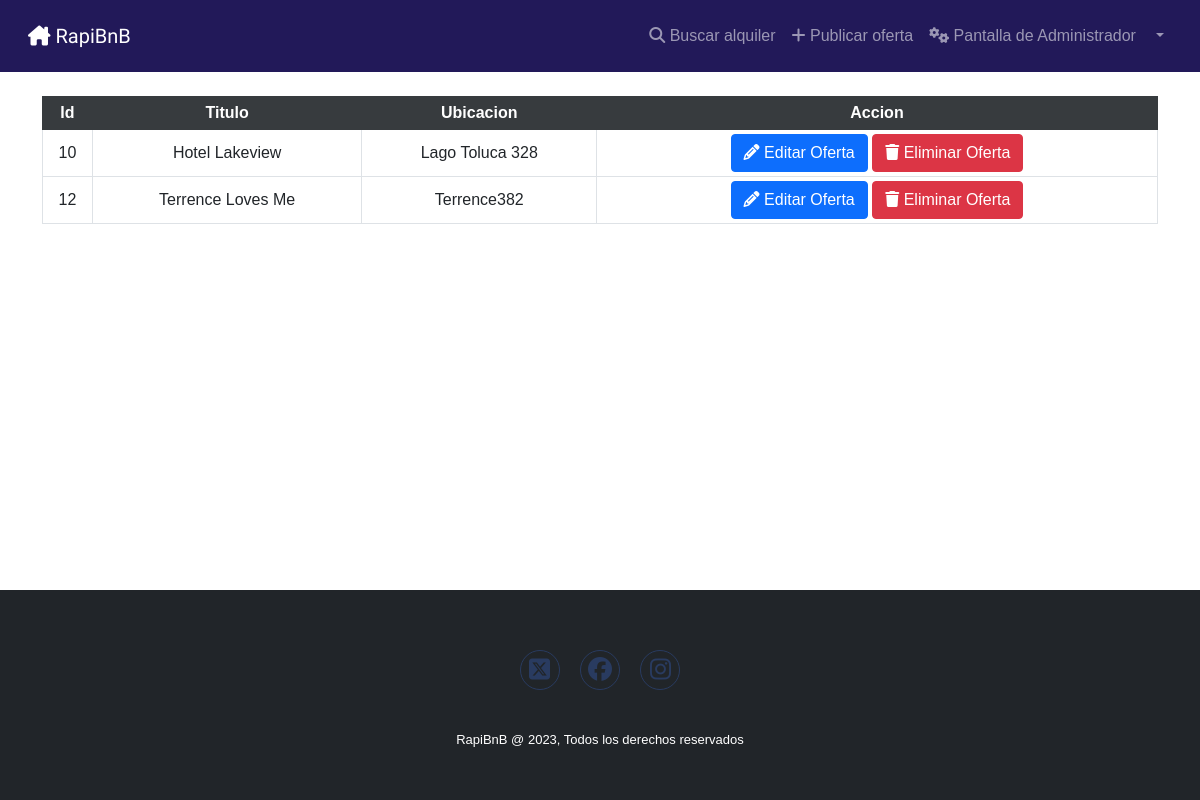
The app's page /ofertas_usuario.php?id_usuario=11 (signed in) with its own data.
### tables this page shows
CREATE TABLE `publicacion` (
  `id` int(11) NOT NULL,
  `id_usuario` int(11) NOT NULL,
  `titulo` varchar(250) NOT NULL,
  `descripcion` varchar(250) NOT NULL,
  `ubicacion` varchar(250) NOT NULL,
  `etiqueta` text NOT NULL,
  `fotos` text NOT NULL,
  `servicio` text NOT NULL,
  `estado` tinyint(1) NOT NULL DEFAULT 0,
  `costo` decimal(10,2) NOT NULL,
  `tiempo_minimo` int(11) NOT NULL,
  `tiempo_maximo` int(11) NOT NULL,
  `cupo` int(11) NOT NULL,
  `fecha_pub_inicio` date DEFAULT NULL,
  `fecha_pub_fin` date DEFAULT NULL,
  `fecha_subida` date NOT NULL DEFAULT current_timestamp()
);

### ofertas_usuario.php (the view, shortened to what this page needs)
<?php
    include('./BD/conexion.php');
    if (isset($_GET['id_usuario'])) {
        $user_id = $_GET['id_usuario'];
        $query = "SELECT id, titulo, ubicacion , estado FROM publicacion WHERE id_usuario = ?";
        $stmt = mysqli_prepare($conexion, $query);
        if ($stmt) {
            mysqli_stmt_bind_param($stmt, "i", $user_id);
            mysqli_stmt_execute($stmt);
            $result = mysqli_stmt_get_result($stmt);
        }
    } else {
        header("Location: index_administrador.php");
        exit();
    }
?>
<!DOCTYPE html>
<html lang="es">
<head>
    <link href="https://cdn.jsdelivr.net/npm/bootstrap@5.0.2/dist/css/bootstrap.min.css" rel="stylesheet">
    <link rel="stylesheet" href="./Estilos/Estilo.css" type="text/css">
</head>
<body>
    <?php
        include './cabecera.php';
    ?>
    <div class="container mt-4 table-responsive">
        <table class="table table-bordered table-sm text-center align-middle text-capitalize table-hover">
            <thead class="table-active table-dark">
                <tr>
                    <th>Id</th>
                    <th>Titulo</th>
                    <th>Ubicacion</th>
                    <th>Accion</th>
                </tr>
            </thead>
            <tbody>
            <?php
                    while ($publicacion = mysqli_fetch_assoc($result)) {
                        echo "<tr>";
                        echo "<td>{$publicacion['id']}</td>";
                        echo "<td>{$publicacion['titulo']}</td>";
                        echo "<td>{$publicacion['ubicacion']}</td>";
                        echo "<td>";
                        echo '<button type="button" class="btn btn-primary" data-bs-toggle="modal" data-bs-target="#editModal' . $publicacion['id'] . '"><i class="fa-solid fa-pencil"></i> Editar Oferta</button>&nbsp;';
                        echo '<button type="button" class="btn btn-danger" data-bs-toggle="modal" data-bs-target="#deleteModal' . $publicacion['id'] . '"><i class="fa-solid fa-trash"></i> Eliminar Oferta</button>';
                        echo '</div>';
                        echo "</td>";
                        echo "</tr>";
                    }
                ?>
    <?php
        include './pie.php';
    ?>
</body>
</html>

### Estilos/Estilo.css (style rules this page uses)
button { padding: 10px 20px; font-size: 16px; background-color: #221959; color: white; border: none; border-radius: 5px; cursor: pointer; transition: background-color 0.3s ease; }
html { height: 100%; box-sizing: border-box; }
body { font-family: 'Sarabun', sans-serif; font-weight: lighter; position: relative; margin: 0; min-height: 100%; padding-bottom: 15.74rem; box-sizing: inherit; }

### records on screen
publicacion: id "10", titulo "Hotel Lakeview", ubicacion "Lago Toluca 328"
publicacion: id "12", titulo "Terrence Loves Me", ubicacion "Terrence382"
